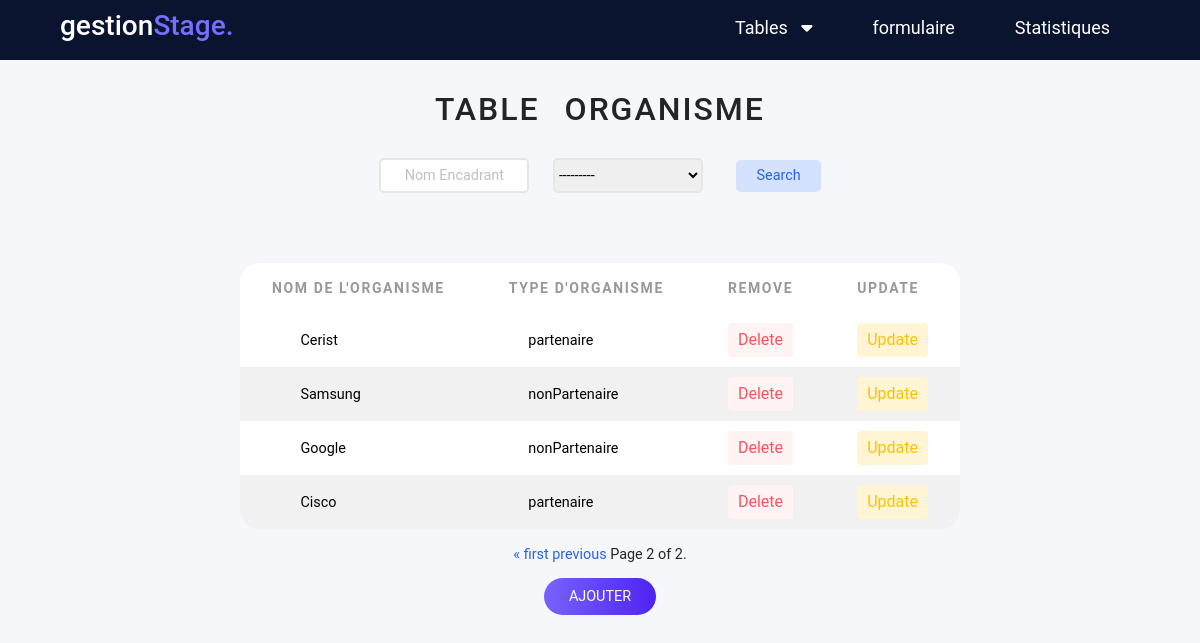
/organisme/?page=2, run on the app's committed database.
### AppGestion/models.py (models this page shows, shortened)
class Organisme (models.Model):
    NomOrganisme= models.CharField(max_length=40,primary_key=True)
    typeOr=models.CharField(choices=TYPE_ORGANISME , max_length=30)

### AppGestion/views.py (the view)
# urls.py: path('organisme/',views.organisme,name='organisme'),
def organisme(request):
    organismes=Organisme.objects.all()
    variable =OrganismeFilter(request.GET, queryset=organismes)
    organismes=variable.qs
    paginator5= Paginator(organismes,5)
    page_number=request.GET.get('page')
    organismes=paginator5.get_page(page_number)
    if request.method=="POST":
        formOrganisme =OrganismeForm(data=request.POST)
        if formOrganisme.is_valid():
            formOrganisme.save()
            return redirect("organisme")
    else:
        formOrganisme=OrganismeForm
    return render(request,'organisme.html',{'organisme':organismes,'formOrganisme':formOrganisme,'variable':variable})

### AppGestion/templates/organisme.html (shortened to what this page needs)
<!DOCTYPE html>
<html lang="en">
<head>
    <link href="https://cdn.jsdelivr.net/npm/bootstrap@5.1.3/dist/css/bootstrap.min.css" rel="stylesheet"
>
    <link rel="stylesheet" href="https://cdnjs.cloudflare.com/ajax/libs/font-awesome/6.0.0-beta3/css/all.min.css" />
    <link rel="stylesheet" href="/static/style.css">
</head>
<body>
  <div class="menu_bar">
    <h1 class="logo">gestion<span>Stage.</span></h1>
    <ul >
      <li ><a  href="" style="padding-left: 55px;">Tables &nbsp; <i class="fas fa-caret-down"></i></a>
      </li>
      <li><a  href="{% url 'formulaireStage'%}">formulaire</a></li>
      <li><a href="{% url 'Statistiques'%}">Statistiques</a> </li>
    </ul>
  </div>
<div class="contenue">
    <h2>table organisme</h2>
    <div class="filtrage">
      <form action="" methode="get">
        {{variable.form}}
        <button class="button" type="submit"> Search </button>
      </form>
    </div>
    <table >
      <thead>
      <tr>
        <th>Nom de l'Organisme</th>
        <th>Type d'Organisme</th>
        <th>Remove</th>
        <th>Update</th>
      </tr>
    </thead>
      {% for p in organisme %}
      <tr>
        <form method ="POST" action="/Update_Organisme/{{p.NomOrganisme}}/">
       <td><input  class="table_input" type="text" name="NomOrganisme" value={{p.NomOrganisme}} readonly></td>
       <td><input  class="table_input" type="text" name="typeOr" value={{p.get_typeOr_display}}></td>
       <td> <a href="{% url 'delete_organisme' p.NomOrganisme %}"  class="btn delete"> Delete </a> </td>
       <td> <input type="submit" value="Update" class="btn update"> </td>
      </form>
      </tr>
    {% endfor %}
    </table>
    <div class="pagination">
      <span class="step-links">
          {% if organisme.has_previous %}
              <a href="?page=1" class="control">&laquo; first</a>
              <a href="?page={{ organisme.previous_page_number }}" class="control">previous</a>
          {% endif %}
          <span class="current">
              Page {{ organisme.number }} of {{ organisme.paginator.num_pages }}.
          </span>
      </span>
  </div>
  <div class="wrapper">
      <a href="#ajout-organisme">Ajouter</a>
    </div>
    </div>
</body>
</html>

### AppGestion/static/style.css (style rules this page uses)
body { font-size: 0.9rem; font-family: 'Roboto', sans-serif; background-color: #f6f7fb; }
.wrapper { margin-top: 20px; }
.wrapper a { background: rgb(119,98,254); background: linear-gradient(90deg, rgba(119,98,254,1) 0%, rgba(79,35,243,1) 100%); text-decoration: none; padding: 10px 25px; border-radius: 50px; text-transform: uppercase; color:#fff; }
.button { background-color: #d4e2fd; color: #2463ec; padding: 5px 20px; border: none; border-radius:5px; margin-left: 10px; }
h2 { margin-top: 90px; margin-bottom: 30px; word-spacing: 15px; letter-spacing: 2px; text-transform: uppercase; }
.filtrage { float: left; }
table { margin-top: 50px; margin-bottom: 15px; border-collapse: collapse; border-radius: 20px; background-color: white; text-align: left; overflow: hidden; }
tr:nth-child(even) { background-color: #f1f1f1; }
thead { height: 50px; background-color: #fff; color: #000; }
th { font-size: 14px; padding: 5px 2rem ; text-transform: uppercase; letter-spacing: 0.1rem; font-weight:bold; color: #999; }
td { padding: 10px 2rem; text-align: center; }
.btn { padding: 5px 10px; border: none; text-decoration: none; }
.btn.update { background-color:#fff5d5 ; color: #fec200; }
.btn.delete { background-color: #fff3f4; color: #fb5360; }
.contenue { display: flex; justify-content: center; align-items: center; flex-direction: column; }
.menu_bar { margin: 0; height:60px; width: 100%; display: flex; align-items: center; justify-content: space-between; padding: 0 5%; background-color:#0a142f; position: fixed; top :0; }
.logo { color: rgb(255, 255, 255) ; font-size: 28px; }
.logo span { color: #796dff; }
.menu_bar ul { list-style: none; display: flex; padding-top: 10px; }
.menu_bar ul li { padding: 10px 30px; }
.menu_bar ul li a { color: white; text-decoration: none; font-size: 18px; transition: all 0.3s; }
.table_input { border: none; background:none; width: 120px; }
.control { text-decoration: none; color: #2463ec; }
.input_filter { border: #e6e6e6 2px solid; margin-bottom: 20px; width: 150px; height: 35px; border-radius: 5px ; margin-right:20px; outline: none; }

### data on the page
Organisme: NomOrganisme "Cerist", typeOr "partenaire"
Organisme: NomOrganisme "Samsung", typeOr "nonPartenaire"
Organisme: NomOrganisme "Google", typeOr "nonPartenaire"
Organisme: NomOrganisme "Cisco", typeOr "partenaire"

### other printed values
{{ organisme.number }} "2"
{{ organisme.paginator.num_pages }} "2"
